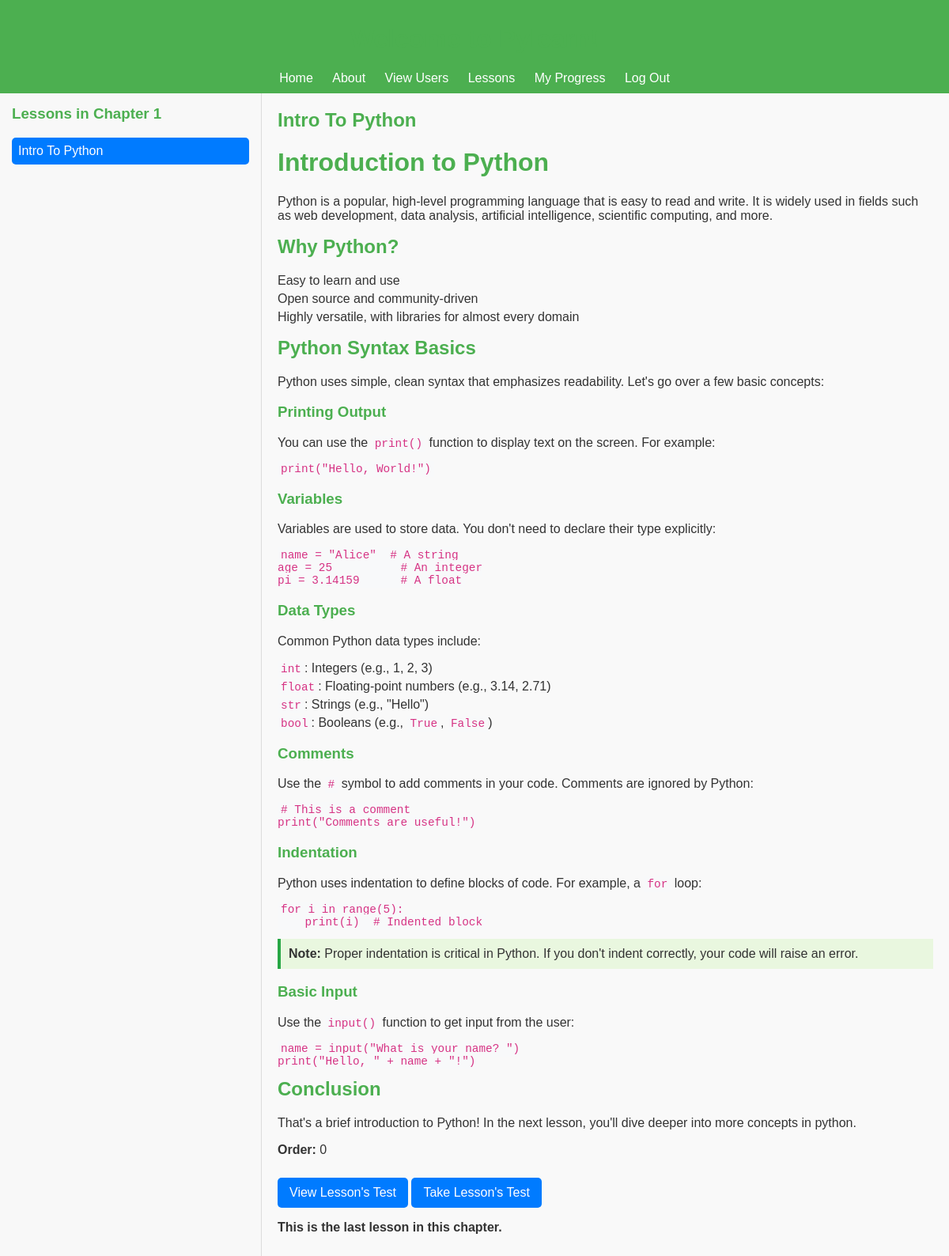
Page /lessons/chapter/1/lesson/0/ (signed in) on the earlier database version.
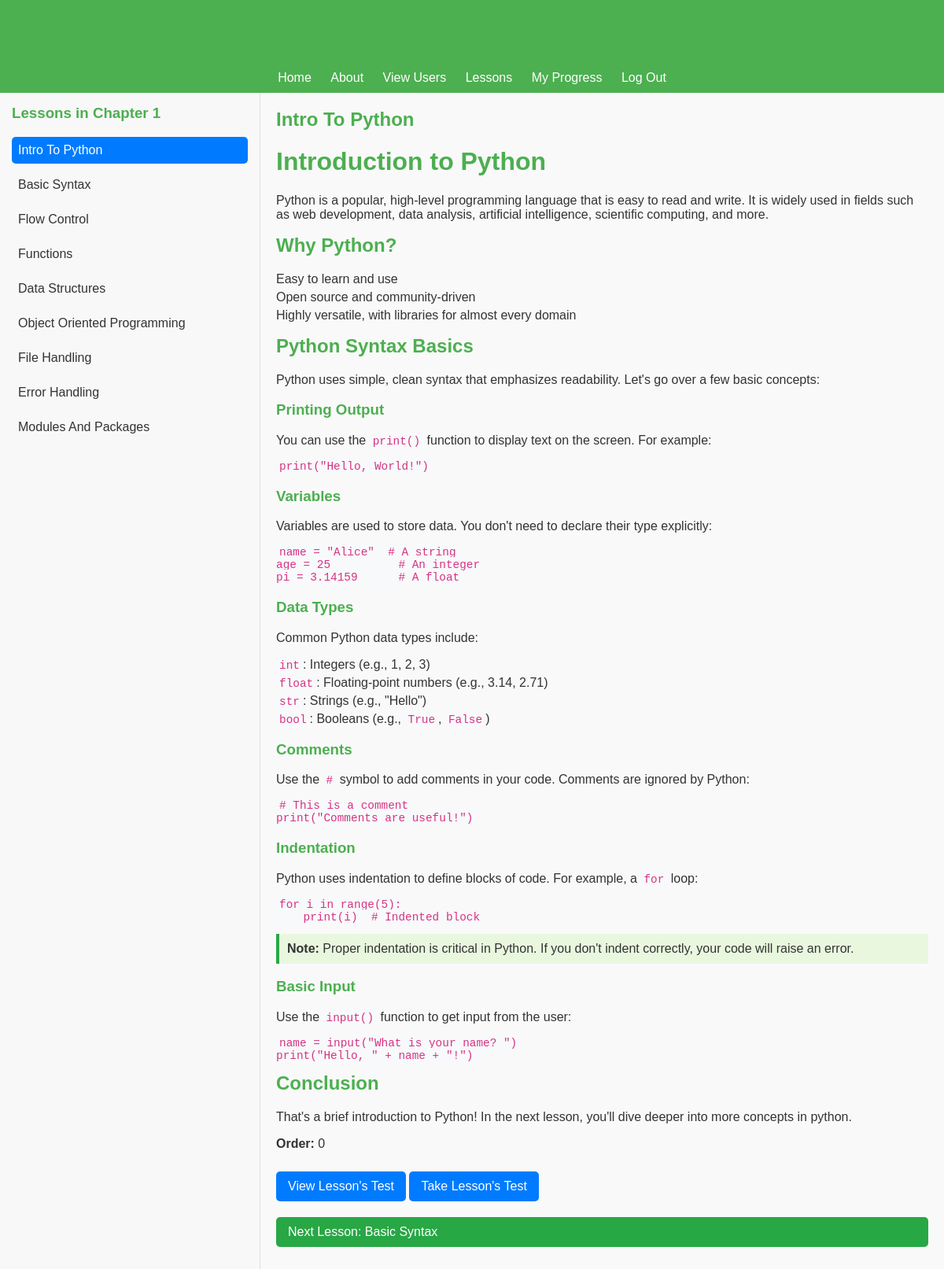
Same page on the later database version.
### lessons/models.py (models this page shows, shortened)
class Lesson(models.Model):
    title = models.CharField(max_length=200)
    content = models.TextField()  # HTML or Markdown for lesson content
    order = models.IntegerField()  # Lesson order in the curriculum

### lessons/views.py (the view)
# urls.py: path('chapter/<int:chapter_id>/lesson/<int:lesson_id>/', views.view_lessons, name='view_lessons'),
@login_required
def view_lessons(request, chapter_id=None, lesson_id=None):
    if chapter_id == 1 and lesson_id >= CHAPTER_SIZE:
        chapter_id = lesson_id // CHAPTER_SIZE + 1
    start_order = (chapter_id - 1) * CHAPTER_SIZE
    end_order = chapter_id * CHAPTER_SIZE
    lessons = Lesson.objects.filter(order__gte=start_order, order__lt=end_order).order_by('order')
    current_lesson = None
    if lesson_id is not None:
        if lesson_id == 0:
            current_lesson = get_object_or_404(Lesson, id=(chapter_id-1)*CHAPTER_SIZE)
        else:
            current_lesson = get_object_or_404(Lesson, id=lesson_id)
    else:
        current_lesson = lessons.first()  # Default to the first lesson in the chapter
    next_lesson = lessons.filter(order__gt=current_lesson.order).order_by('order').first()
    context = {
        'lessons': lessons,
        'current_lesson': current_lesson,
        'next_lesson': next_lesson,
        'chapter_id': chapter_id,
    }
    return render(request, 'view_lessons.html', context)

### lessons/templates/view_lessons.html
{% extends 'base.html' %}
{% block content %}
<head>
    {% load static %}
    <link rel="stylesheet" type="text/css" href="{% static 'styles/lesson_sidebar.css' %}">
</head>
<div class="container">
    <div class="sidebar">
        <h3>Lessons in Chapter {{ chapter_id }}</h3>
        <ul>
            {% for lesson in lessons %}
            <li>
                <a href="{% url 'lessons:view_lessons' chapter_id lesson.id %}"
                   class="{% if lesson.id == current_lesson.id %}active{% endif %}">
                   {{ lesson.title }}
                </a>
            </li>
            {% endfor %}
        </ul>
    </div>
    <div class="lesson-content">
        {% if current_lesson %}
        <h2>{{ current_lesson.title }}</h2>
        <p>{{ current_lesson.content|safe }}</p>
        <p><strong>Order:</strong> {{ current_lesson.order }}</p>
        {% if current_lesson.quizzes.all %}
        <p>
            <a href="{% url 'lessons:view_lesson_test' current_lesson.id %}" class="btn">View Lesson's Test</a>
            <a href="{% url 'lessons:take_lesson_test' current_lesson.id %}" class="btn">Take Lesson's Test</a>
        </p>
        {% else %}
        <p><strong>No test is available for this lesson</strong></p>
        {% endif %}
        {% if next_lesson %}
        <a href="{% url 'lessons:view_lessons' chapter_id next_lesson.id %}" class="btn next-btn">
            Next Lesson: {{ next_lesson.title }}
        </a>
        {% else %}
        <p><strong>This is the last lesson in this chapter.</strong></p>
        {% endif %}
        {% else %}
        <p>No lesson selected.</p>
        {% endif %}
    </div>
</div>
{% endblock %}

Differences in the rows shown:
added Lesson: title "Basic Syntax"
added Lesson: title "Flow Control"
added Lesson: title "Functions"
added Lesson: title "Data Structures"
added Lesson: title "Object Oriented Programming"
added Lesson: title "File Handling"
added Lesson: title "Error Handling"
added Lesson: title "Modules And Packages"
Other differences:
text no longer shown: "This is the last lesson in this chapter."
text now shown: "Next Lesson:"
